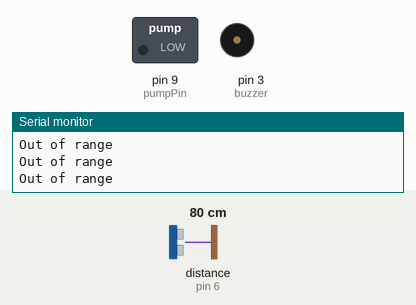
A sketch run on a simulated Arduino Uno, built with avr-gcc and run on an emulated ATmega328P. On the bench: switched loads named in the sketch (green lamp = pin HIGH), buzzer (waves = sounding), the last lines printed to the serial monitor. Wiring (inferred from the names in the program): ultrasonic range finder: trigger pin 7; echo pin 6. The inputs (shaded band) are chosen by the test bench; at power-on: distance to the obstacle (sensor on pin 6) 80 cm. The echo pulse lasts 58.3 µs per cm; pins used as bus, display or sensor lines are not drawn.

Above: at 1.3 s.
1.4 s: distance to the obstacle (sensor on pin 6) set to 36 cm
4.4 s: distance to the obstacle (sensor on pin 6) set to 29 cm
At 4.8 s:
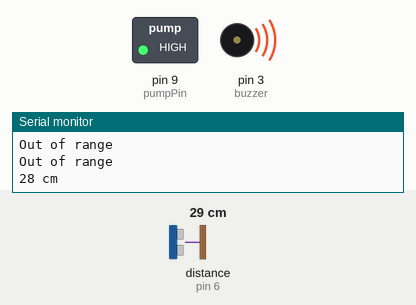
6.0 s: distance to the obstacle (sensor on pin 6) set to 35 cm
At 7.4 s:
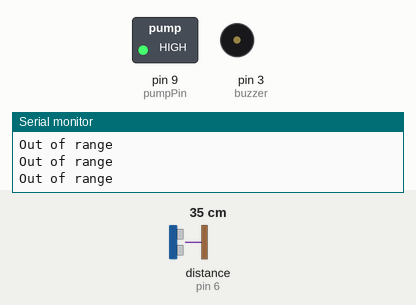
9.0 s: distance to the obstacle (sensor on pin 6) set to 2 cm
At 10.2 s:
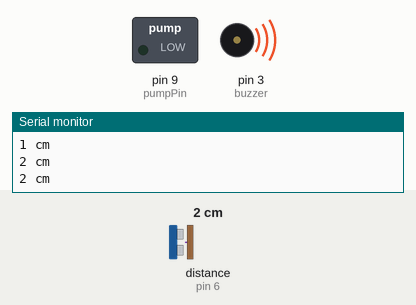
12.0 s: distance to the obstacle (sensor on pin 6) set to 60 cm
At 12.8 s:
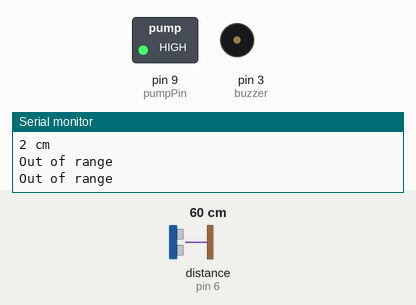
Timing chart, 0 to 14.5 s (numbered marks = the images above; inputs shaded):
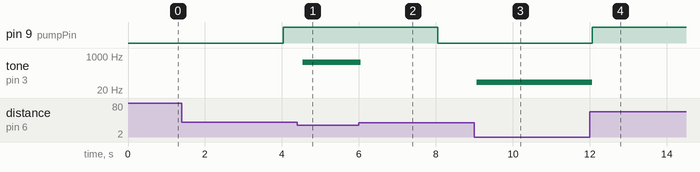

Measured:
- the behaviour switches between 32 and 31 cm on distance to the obstacle (sensor on pin 6) (found by bisection; images 0 and 1)
- after the input at 4.4 s, tone on pin 3 (buzzer): silent → 500 Hz after 0.14 s
- after the input at 6.0 s, tone on pin 3 (buzzer): 500 Hz → silent at once
- after the input at 9.0 s, tone on pin 3 (buzzer): silent → 50 Hz after 0.06 s
- after the input at 12.0 s, tone on pin 3 (buzzer): 50 Hz → silent after 0.07 s

The sketch:

WatersprayCode.ino
```cpp
#define trigPin 7
#define echoPin 6
#define buzzer 3
#define pumpPin 9

int sound = 250;
unsigned long previousMillis = 0;
const unsigned long pumpInterval = 4000;
bool pumpState = false;

void setup() {
  Serial.begin(9600);
  pinMode(trigPin, OUTPUT);
  pinMode(echoPin, INPUT);
  pinMode(buzzer, OUTPUT);
  pinMode(pumpPin, OUTPUT);
}

void loop() {
  long duration, distance;
  digitalWrite(trigPin, LOW);
  delayMicroseconds(2);
  digitalWrite(trigPin, HIGH);
  delayMicroseconds(10);
  digitalWrite(trigPin, LOW);
  duration = pulseIn(echoPin, HIGH);
  distance = (duration / 2) / 29.1;

  if (distance <= 5) {
    sound = 50;
  }
  else if (distance <= 10) {
    sound = 100;
  }
  else if (distance <= 15) {
    sound = 200;
  }
  else if (distance <= 20) {
    sound = 300;
  }
  else if (distance <= 25) {
    sound = 400;
  }
  else if (distance <= 30) {
    sound = 500;
  }
  else {
    sound = 0;
  }

  if (distance > 30 || distance <= 0) {
    Serial.println("Out of range");
    noTone(buzzer);
  } else {
    Serial.print(distance);
    Serial.println(" cm");
    tone(buzzer, sound);
  }

  unsigned long currentMillis = millis();
  if (currentMillis - previousMillis >= pumpInterval) {
    previousMillis = currentMillis;
    pumpState = !pumpState;
    digitalWrite(pumpPin, pumpState ? HIGH : LOW);
  }

  delay(500);
}
```
